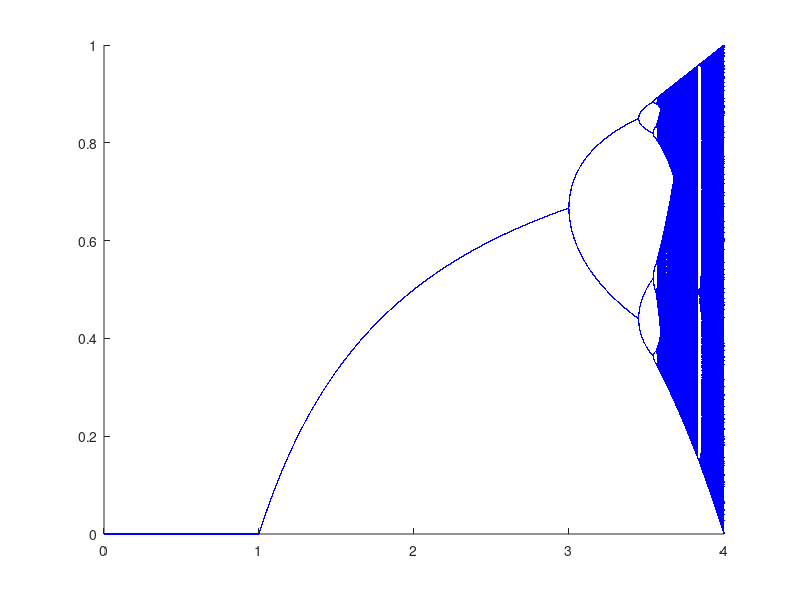

Reproduce this figure in MATLAB.
% Logistic Equation Project
clf
hold on

xlim([0 4]);
ylim([0 1]);

N = 10000;

x = zeros(1, N) + 0.5;
r = linspace(0.001, 3.999, N);

lgs = @(x, r) r.*x.*(1-x);

for i = 1:1000
    x = lgs(x, r);
end

plot(r, x, '.b', 'MarkerSize', 1);

for i = 1:1000
    x = lgs(x, r);
    plot(r, x, '.b', 'MarkerSize', 1);
end